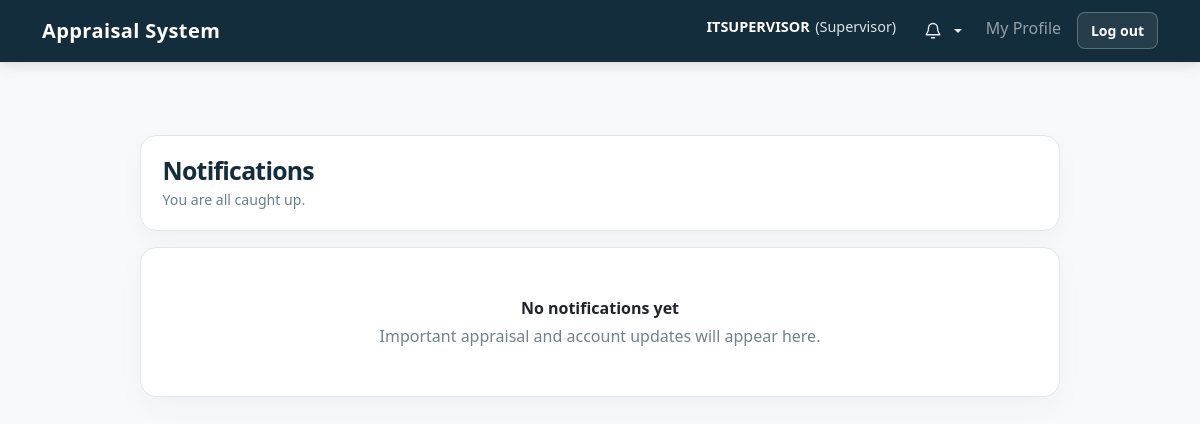
Before: /notifications/ (signed in) with the older database file.
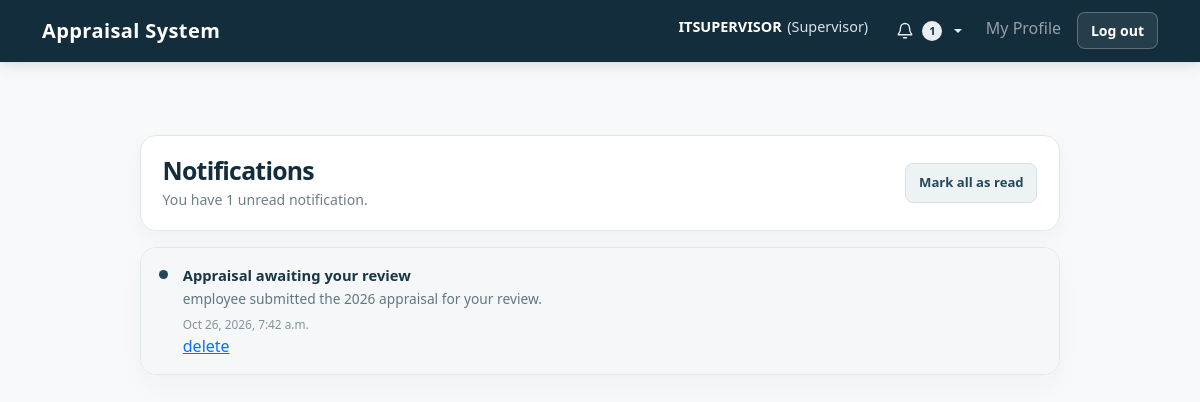
After: the same page with the newer database file.
### app/models.py (models this page shows, shortened)
class AppNotification(models.Model):
    recipient = models.ForeignKey(
        settings.AUTH_USER_MODEL,
        on_delete=models.CASCADE,
        related_name='app_notifications',
    )
    title = models.CharField(max_length=120)
    message = models.CharField(max_length=300)
    url = models.CharField(max_length=500, blank=True)
    created_at = models.DateTimeField(auto_now_add=True)
    read_at = models.DateTimeField(null=True, blank=True)
    class Meta:
        ordering = ['-created_at', '-pk']
    @property
    def is_read(self):
        return self.read_at is not None

### app/views.py (the view)
# urls.py: path('notifications/', views.notifications, name='notifications'),
@login_required
def notifications(request):
    notification_list = AppNotification.objects.filter(recipient=request.user)
    page = Paginator(notification_list, 20).get_page(request.GET.get('page', 1))
    return render(request, 'account/notifications.html', {
        'notification_page': page,
        'unread_notification_count': notification_list.filter(
            read_at__isnull=True,
        ).count(),
    })

### app/context_processors.py (called while the page is built)
def app_notifications(request):
    if not request.user.is_authenticated:
        return {
            'navbar_notifications': [],
            'unread_notification_count': 0,
        }
    recipient_notifications = AppNotification.objects.filter(
        recipient=request.user,
    )
    return {
        'navbar_notifications': recipient_notifications[:6],
        'unread_notification_count': recipient_notifications.filter(
            read_at__isnull=True,
        ).count(),
    }

### app/templates/account/notifications.html (shortened to what this page needs)
{% extends 'base.html' %}
{% block content %}
<div class="container py-4 py-md-5">
    <main class="notifications-page">
        <header class="notifications-header">
            <div>
                <h1>Notifications</h1>
                <p>
                    {% if unread_notification_count %}
                        You have {{ unread_notification_count }} unread notification{{ unread_notification_count|pluralize }}.
                    {% else %}
                        You are all caught up.
                    {% endif %}
                </p>
            </div>
            {% if unread_notification_count %}
                <form action="{% url 'mark_all_notifications_read' %}" method="post">
                    <button type="submit" class="notifications-mark-all">Mark all as read</button>
                </form>
            {% endif %}
        </header>
        <section class="notifications-list" aria-label="Your notifications">
            {% for notification in notification_page %}
                <article class="notification-row{% if not notification.is_read %} unread{% endif %}">
                    <span class="notification-indicator" aria-hidden="true"></span>
                    <div class="notification-content">
                        <form action="{% url 'open_notification' notification.id %}" method="post">
                                <span class="notification-title">{{ notification.title }} </span>
                                <span class="notification-message">{{ notification.message }}</span>
                                <span class="notification-time">{{ notification.created_at|date:"M j, Y, P" }}</span>
                                  <a href="{% url 'delete_noti' notification.id %}">delete</a>
                        </form>
                    </div>
                </article>
            {% empty %}
                <div class="notifications-empty">
                    <strong class="d-block text-body mb-1">No notifications yet</strong>
                    <span>Important appraisal and account updates will appear here.</span>
                </div>
            {% endfor %}
        </section>
    </main>
</div>
{% endblock %}

### app/templates/base.html (shortened to what this page needs)
<!DOCTYPE html>
<html lang="en">
<head>
    <link href="https://cdn.jsdelivr.net/npm/bootstrap@5.3.2/dist/css/bootstrap.min.css" rel="stylesheet">
</head>
<body>
    <nav class="navbar navbar-expand-lg navbar-dark navbar-appraisal mb-4 border-bottom">
        <div class="container">
            <a class="navbar-brand" href="{% url 'home' %}">Appraisal System</a>
            <div class="collapse navbar-collapse" id="navbarNav">
                <ul class="navbar-nav ms-auto">
                    {% if user.is_authenticated %}
                        <li class="nav-item">
                            <span class="navbar-user">
                                <strong>{{ user.username }}</strong>
                                {% if user.profile.role %}
                                        <span>({{ user.profile.role }})</span>
                                {% endif %}
                            </span>
                        </li>
                        <li class="nav-item dropdown navbar-notifications">
                            <button
                                class="navbar-notifications-toggle dropdown-toggle"
                                type="button"
                                data-bs-toggle="dropdown"
                                aria-expanded="false"
                                aria-label="Notifications{% if unread_notification_count %}, {{ unread_notification_count }} unread{% endif %}"
                            >
                                <svg aria-hidden="true" width="18" height="18" viewBox="0 0 24 24" fill="none">
                                    <path d="M18 8a6 6 0 0 0-12 0c0 7-3 7-3 9h18c0-2-3-2-3-9M10 21h4" stroke="currentColor" stroke-width="1.8" stroke-linecap="round" stroke-linejoin="round"/>
                                </svg>
                                {% if unread_notification_count %}
                                    <span class="navbar-notification-count">{{ unread_notification_count }}</span>
                                {% endif %}
                            </button>
                        </li>
                        <li class="nav-item">
                            <a class="nav-link" href="{% url 'profile' %}">My Profile</a>
                        </li>
                        <li class="nav-item">
                            <form action="{% url 'logout' %}" method="post">
                                <button class="navbar-logout" type="submit">Log out</button>
                            </form>
                        </li>
                    {% else %}
                        <li class="nav-item">
                            <a class="nav-link" href="{% url 'login' %}">Sign in</a>
                        </li>
                    {% endif %}
                </ul>
            </div>
        </div>
    </nav>
    <div class="container">
        {% block content %}
        {% endblock %}
    </div>
</body>
</html>

Changed rows visible on the page:
added AppNotification: title "Appraisal awaiting your review", message "employee submitted the 2026 appraisal for your review.", created_at "Oct 26, 2026, 7:42 a.m."
Other visible differences:
{{ unread_notification_count }}: (not shown) → "1"
text no longer shown: "You are all caught up. No notifications yet Important appraisal and account updates will appear here."
text now shown: "You have unread notification . Mark all as read"
